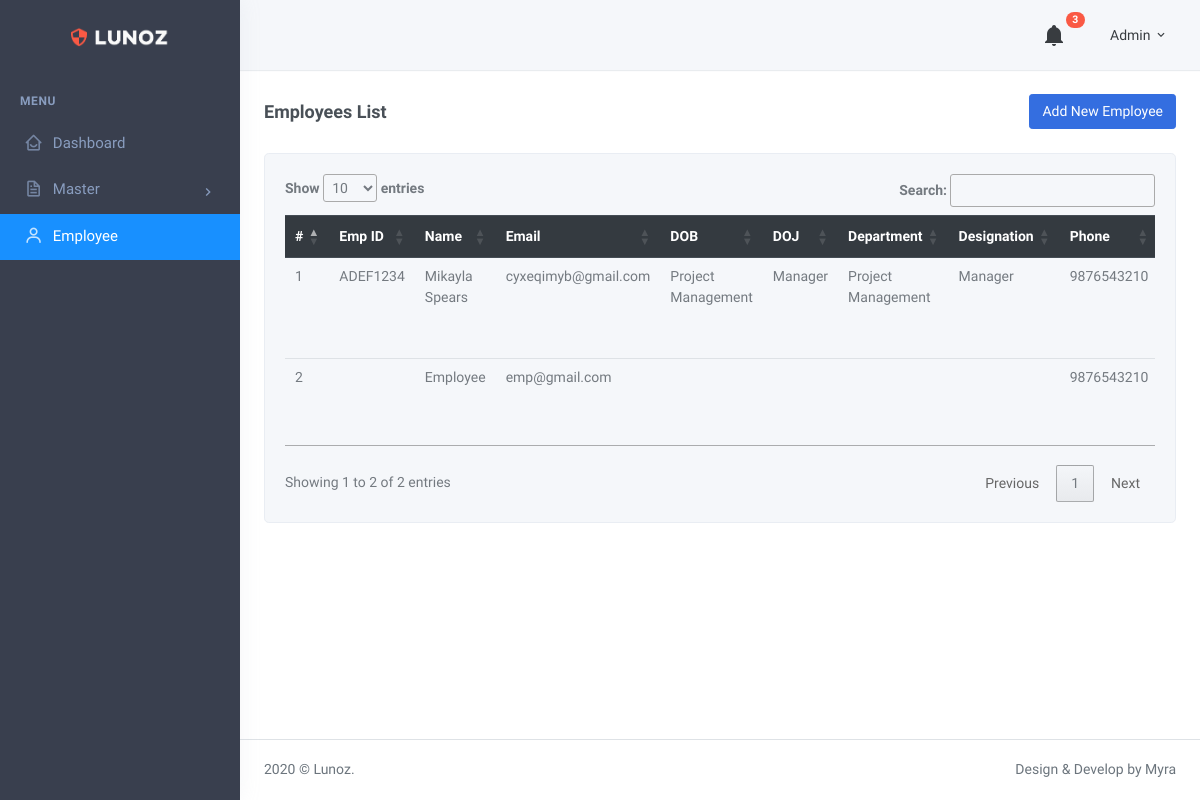
The page /employee.php (signed in) on the database its author committed.
### tables this page shows
CREATE TABLE `users` (
  `ID` int(11) NOT NULL,
  `Emp_id` varchar(255) DEFAULT NULL,
  `Name` varchar(255) DEFAULT NULL,
  `Phone_no` varchar(255) DEFAULT NULL,
  `Email` varchar(255) DEFAULT NULL,
  `Password` varchar(255) DEFAULT NULL,
  `is_admin` int(11) NOT NULL DEFAULT 0,
  `Emp_deptment` varchar(255) DEFAULT NULL,
  `Emp_designation` varchar(255) DEFAULT NULL,
  `Date_of_Birth` varchar(255) DEFAULT NULL,
  `Emp_joining_date` date DEFAULT NULL,
  `Emp_reporting` varchar(255) DEFAULT NULL,
  `DeletedStatus` int(11) NOT NULL DEFAULT 0,
  `Created_at` timestamp NOT NULL DEFAULT current_timestamp()
);

### employee.php (the view, shortened to what this page needs)
<?php
include('include/dbconn.php');
?>
<!DOCTYPE html>
<html lang="en">
<head>
    <link href="assets/css/bootstrap.min.css" rel="stylesheet" type="text/css" />
    <link href="assets/css/icons.min.css" rel="stylesheet" type="text/css" />
    <link href="assets/css/theme.min.css" rel="stylesheet" type="text/css" />
    <link rel="stylesheet" href="https://cdn.datatables.net/1.13.6/css/jquery.dataTables.min.css">
</head>
<body>
    <div id="layout-wrapper">
        <?php include('include/header.php') ?>
        <?php include('include/navbar.php') ?>
        <div class="main-content">
            <div class="page-content">
                <div class="container-fluid">
                    <div class="row">
                        <div class="col-12">
                            <div class="page-title-box d-flex align-items-center justify-content-between">
                                <h4 class="mb-0 font-size-18">Employees List</h4>
                                <div class="page-title-right">
                                    <a href="add_employees.php" class="btn btn-primary">Add New Employee</a>
                                </div>
                            </div>
                        </div>
                    </div>
                    <div class="row">
                        <div class="col-xl-12">
                        <div class="card">
                                <div class="card-body">
                                    <div class="table-responsive">
                                        <table class="table mb-0" id='emptTable'>
                                            <thead class="thead-dark">
                                                <tr>
                                                    <th>#</th>
                                                    <th data-toggle="tooltip" data-placement="top" title="Employee Code">Emp ID</th>
                                                    <th data-toggle="tooltip" data-placement="top" title="Employee Name">Name</th>
                                                    <th data-toggle="tooltip" data-placement="top" title="Email">Email</th>
                                                    <th data-toggle="tooltip" data-placement="top" title="Date of Birth">DOB</th>
                                                    <th data-toggle="tooltip" data-placement="top" title="Date of Joining">DOJ</th>
                                                    <th data-toggle="tooltip" data-placement="top" title="Department">Department</th>
                                                    <th data-toggle="tooltip" data-placement="top" title="Designation">Designation</th>
                                                    <th data-toggle="tooltip" data-placement="top" title="Phone">Phone</th>
                                                </tr>
                                            </thead>
                                            <tbody>
                                                <?php
                                                    $show_emp = mysqli_query($db,"SELECT * FROM `users` WHERE is_admin = '0' AND DeletedStatus='0' ORDER BY ID DESC");
                                                    $count = 1;
                                                    while($read = mysqli_fetch_assoc($show_emp))
                                                    {
                                                ?>
                                                <tr>
                                                    <td scope="row"><?php echo $count++; ?></td>
                                                    <td><?php echo $read['Emp_id'] ?></td>
                                                    <td><?php echo $read['Name'] ?></td>
                                                    <td><?php echo $read['Email'] ?></td>
                                                    <td><?php echo $read['Emp_deptment']; ?></td>
                                                    <td><?php echo $read['Emp_designation']; ?></td>
                                                    <td><?php echo $read['Emp_deptment'] ?></td>
                                                    <td><?php echo $read['Emp_designation'] ?></td>
                                                    <td><?php echo $read['Phone_no'] ?></td>
                                                </tr>
                                                <?php } $count;?>
                                            </tbody>
                                        </table>
                                    </div>
                                </div>
                        </div>
                    </div>
                </div>
            </div>
            <footer class="footer">
                <div class="container-fluid">
                    <div class="row">
                        <div class="col-sm-6">
                            2020 © Lunoz.
                        </div>
                        <div class="col-sm-6">
                            <div class="text-sm-right d-none d-sm-block">
                                Design & Develop by Myra
                            </div>
                        </div>
                    </div>
                </div>
            </footer>
        </div>
    </div>
</body>
</html>

### rows shown on the page
users: Emp "ADEF1234", Name "Mikayla Spears", Email "cyxeqimyb@gmail.com", Emp_deptment "Project Management", Emp_designation "Manager", Phone_no "9876543210"
users: Name "Employee", Email "emp@gmail.com", Phone_no "9876543210"

### other values the page prints
$_SESSION['admin_name'] "Admin"
